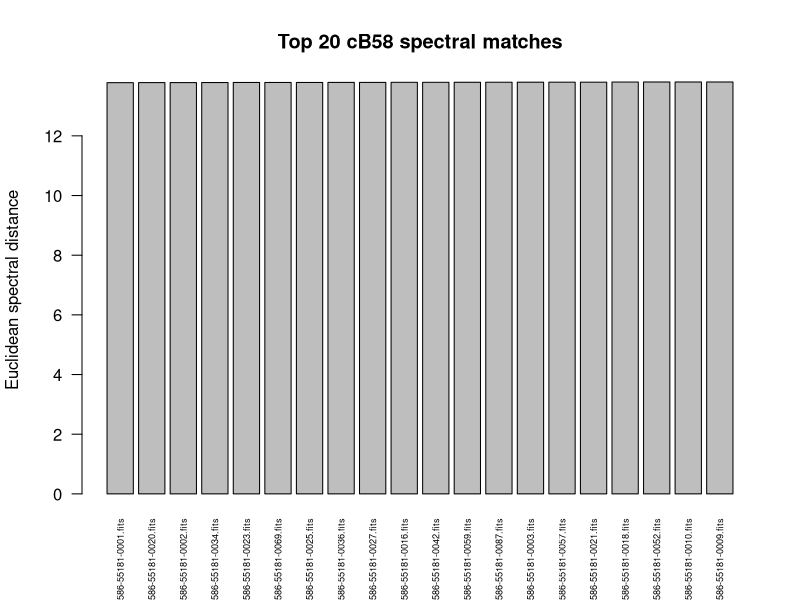
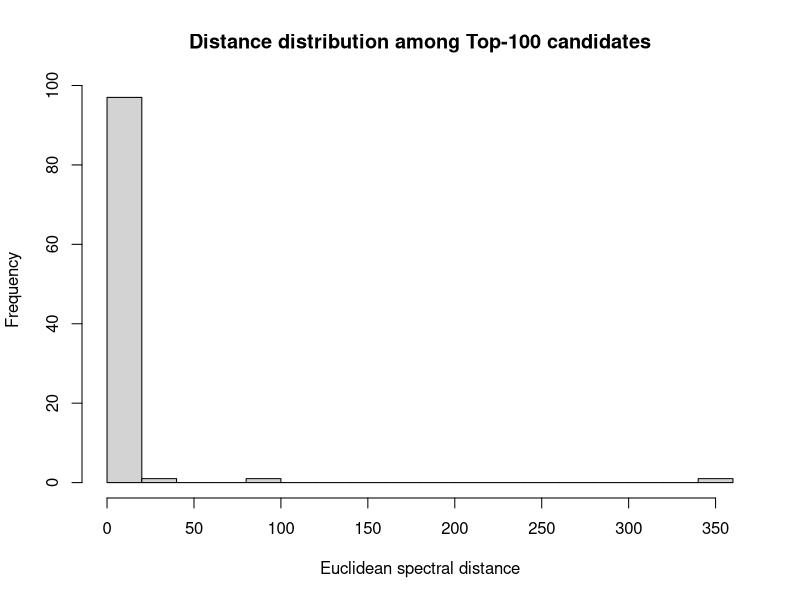

R code for these plots, in order:
## ---- chunk 1
knitr::opts_chunk$set(echo = TRUE)
## ---- chunk 2
candidates <- read.csv("best100.csv")
candidates <- candidates[order(candidates$distance), ]
head(candidates, 10)
## ---- chunk 3
best <- candidates[1, ]
best
## ---- chunk 4
top <- head(candidates, 20)
barplot(
  top$distance,
  names.arg = top$spectrumID,
  las = 2,
  cex.names = 0.55,
  ylab = "Euclidean spectral distance",
  main = "Top 20 cB58 spectral matches"
)
## ---- chunk 5
hist(
  candidates$distance,
  breaks = 20,
  xlab = "Euclidean spectral distance",
  main = "Distance distribution among Top-100 candidates"
)
